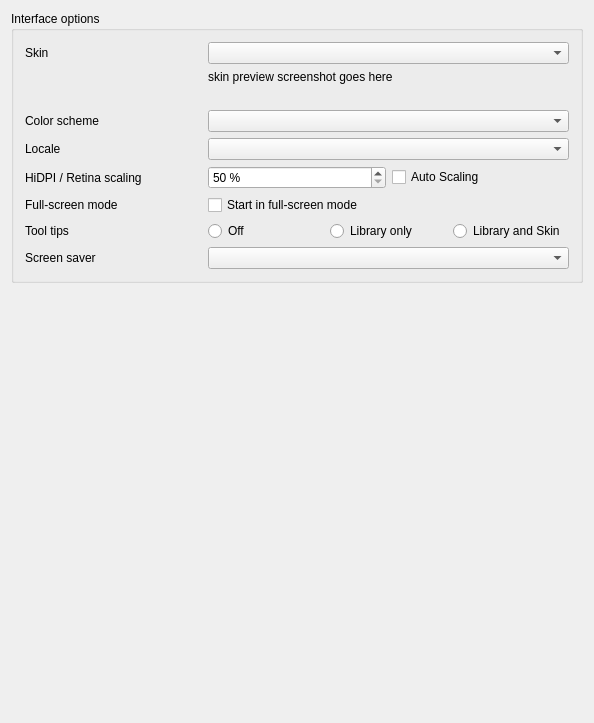
<?xml version="1.0" encoding="UTF-8"?>
<ui version="4.0">
 <class>DlgPrefControlsDlg</class>
 <widget class="QWidget" name="DlgPrefControlsDlg">
  <property name="geometry">
   <rect>
    <x>0</x>
    <y>0</y>
    <width>594</width>
    <height>723</height>
   </rect>
  </property>
  <property name="windowTitle">
   <string>Interface Preferences</string>
  </property>
  <layout class="QGridLayout" name="gridLayout_3">
   <item row="0" column="0">
    <widget class="QGroupBox" name="groupBoxSkinOptions">
     <property name="title">
      <string>Interface options</string>
     </property>
     <layout class="QGridLayout" name="GridLayout1">
      <item row="0" column="0">
       <widget class="QLabel" name="lableSkin_2">
        <property name="enabled">
         <bool>true</bool>
        </property>
        <property name="font">
         <font/>
        </property>
        <property name="text">
         <string>Skin</string>
        </property>
        <property name="wordWrap">
         <bool>false</bool>
        </property>
        <property name="buddy">
         <cstring>ComboBoxSkinconf</cstring>
        </property>
       </widget>
      </item>
      <item row="0" column="1" colspan="2">
       <widget class="QComboBox" name="ComboBoxSkinconf">
        <property name="sizePolicy">
         <sizepolicy hsizetype="Expanding" vsizetype="Fixed">
          <horstretch>0</horstretch>
          <verstretch>0</verstretch>
         </sizepolicy>
        </property>
        <property name="font">
         <font/>
        </property>
       </widget>
      </item>
      <item row="2" column="1" colspan="2">
       <widget class="QLabel" name="warningLabel">
        <property name="text">
         <string/>
        </property>
        <property name="alignment">
         <set>Qt::AlignJustify|Qt::AlignVCenter</set>
        </property>
       </widget>
      </item>
      <item row="3" column="1" rowspan="2" colspan="2">
       <widget class="QComboBox" name="ComboBoxSchemeconf">
        <property name="sizePolicy">
         <sizepolicy hsizetype="Expanding" vsizetype="Fixed">
          <horstretch>0</horstretch>
          <verstretch>0</verstretch>
         </sizepolicy>
        </property>
        <property name="font">
         <font/>
        </property>
        <property name="toolTip">
         <string>Select from different color schemes of a skin if available.</string>
        </property>
       </widget>
      </item>
      <item row="6" column="0">
       <widget class="QLabel" name="textLabelLocale">
        <property name="text">
         <string>Locale</string>
        </property>
        <property name="buddy">
         <cstring>ComboBoxLocale</cstring>
        </property>
       </widget>
      </item>
      <item row="6" column="1" colspan="2">
       <widget class="QComboBox" name="ComboBoxLocale">
        <property name="toolTip">
         <string>Locales determine country and language specific settings.</string>
        </property>
       </widget>
      </item>
      <item row="8" column="0">
       <widget class="QLabel" name="labelFullscreenOption">
        <property name="text">
         <string>Full-screen mode</string>
        </property>
        <property name="buddy">
         <cstring>checkBoxStartFullScreen</cstring>
        </property>
       </widget>
      </item>
      <item row="8" column="1" colspan="2">
       <widget class="QCheckBox" name="checkBoxStartFullScreen">
        <property name="text">
         <string>Start in full-screen mode</string>
        </property>
       </widget>
      </item>
      <item row="10" column="0">
       <widget class="QLabel" name="labelTooltips">
        <property name="enabled">
         <bool>true</bool>
        </property>
        <property name="font">
         <font/>
        </property>
        <property name="text">
         <string>Tool tips</string>
        </property>
        <property name="wordWrap">
         <bool>false</bool>
        </property>
        <property name="buddy">
         <cstring>radioButtonTooltipsOff</cstring>
        </property>
       </widget>
      </item>
      <item row="10" column="1" colspan="2">
       <layout class="QHBoxLayout" name="horizontalLayout">
        <item>
         <widget class="QRadioButton" name="radioButtonTooltipsOff">
          <property name="text">
           <string>Off</string>
          </property>
          <attribute name="buttonGroup">
           <string notr="true">buttonGroupTooltips</string>
          </attribute>
         </widget>
        </item>
        <item>
         <widget class="QRadioButton" name="radioButtonTooltipsLibrary">
          <property name="text">
           <string>Library only</string>
          </property>
          <attribute name="buttonGroup">
           <string notr="true">buttonGroupTooltips</string>
          </attribute>
         </widget>
        </item>
        <item>
         <widget class="QRadioButton" name="radioButtonTooltipsLibraryAndSkin">
          <property name="text">
           <string>Library and Skin</string>
          </property>
          <attribute name="buttonGroup">
           <string notr="true">buttonGroupTooltips</string>
          </attribute>
         </widget>
        </item>
       </layout>
      </item>
      <item row="7" column="0">
       <widget class="QLabel" name="labelScaleFactor">
        <property name="text">
         <string>HiDPI / Retina scaling</string>
        </property>
        <property name="buddy">
         <cstring>checkBoxScaleFactorAuto</cstring>
        </property>
       </widget>
      </item>
      <item row="7" column="1">
       <widget class="QDoubleSpinBox" name="spinBoxScaleFactor">
        <property name="toolTip">
         <string>Change the size of text, buttons, and other items.</string>
        </property>
        <property name="suffix">
         <string notr="true"> %</string>
        </property>
        <property name="decimals">
         <number>0</number>
        </property>
        <property name="minimum">
         <double>50.000000000000000</double>
        </property>
        <property name="maximum">
         <double>400.000000000000000</double>
        </property>
        <property name="singleStep">
         <double>25.000000000000000</double>
        </property>
       </widget>
      </item>
      <item row="7" column="2">
       <widget class="QCheckBox" name="checkBoxScaleFactorAuto">
        <property name="toolTip">
         <string>Adopt scale factor from the operating system</string>
        </property>
        <property name="text">
         <string>Auto Scaling</string>
        </property>
       </widget>
      </item>
      <item row="11" column="0">
       <widget class="QLabel" name="label">
        <property name="text">
         <string>Screen saver</string>
        </property>
       </widget>
      </item>
      <item row="11" column="1" colspan="2">
       <widget class="QComboBox" name="comboBoxScreensaver"/>
      </item>
      <item row="1" column="1" colspan="2">
       <widget class="QLabel" name="skinPreviewLabel">
        <property name="text">
         <string notr="true">skin preview screenshot goes here</string>
        </property>
       </widget>
      </item>
      <item row="3" column="0" rowspan="2">
       <widget class="QLabel" name="labelColorScheme">
        <property name="enabled">
         <bool>true</bool>
        </property>
        <property name="font">
         <font/>
        </property>
        <property name="text">
         <string>Color scheme</string>
        </property>
        <property name="wordWrap">
         <bool>false</bool>
        </property>
        <property name="buddy">
         <cstring>ComboBoxSchemeconf</cstring>
        </property>
       </widget>
      </item>
     </layout>
    </widget>
   </item>
   <item row="1" column="0">
    <spacer name="verticalSpacer">
     <property name="orientation">
      <enum>Qt::Vertical</enum>
     </property>
     <property name="sizeHint" stdset="0">
      <size>
       <width>20</width>
       <height>40</height>
      </size>
     </property>
    </spacer>
   </item>
  </layout>
 </widget>
 <layoutdefault spacing="6" margin="11"/>
 <tabstops>
  <tabstop>ComboBoxSkinconf</tabstop>
  <tabstop>ComboBoxSchemeconf</tabstop>
  <tabstop>ComboBoxLocale</tabstop>
  <tabstop>checkBoxStartFullScreen</tabstop>
  <tabstop>radioButtonTooltipsOff</tabstop>
  <tabstop>radioButtonTooltipsLibrary</tabstop>
  <tabstop>radioButtonTooltipsLibraryAndSkin</tabstop>
 </tabstops>
 <resources/>
 <connections/>
 <buttongroups>
  <buttongroup name="buttonGroupTooltips"/>
 </buttongroups>
</ui>
